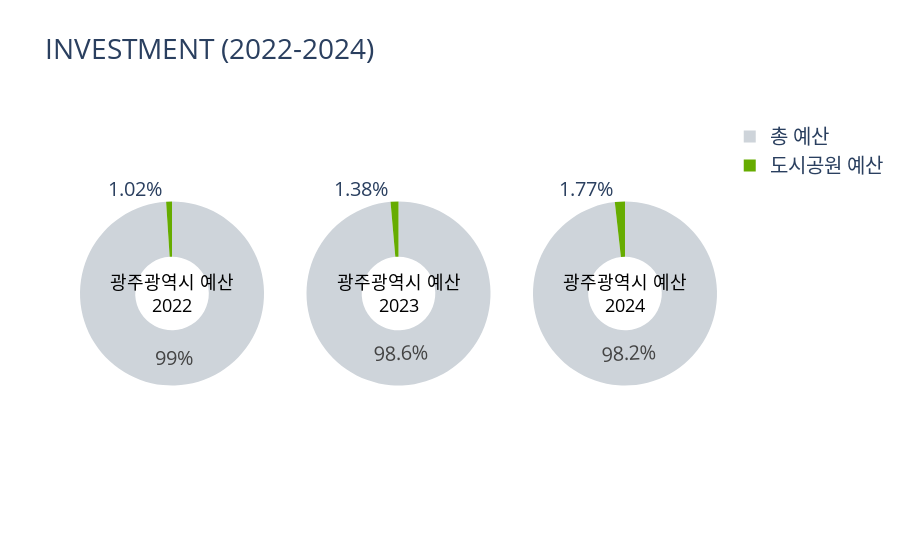

Notebook code for this chart:
### Code cell
# 레이아웃 업데이트
fig.update_layout(
    title_text="INVESTMENT (2022-2024)",
    annotations=[
        dict(text='광주광역시 예산<br>2022', x=0.145, y=0.5, font=dict(size=18,color='black'), showarrow=False, xanchor='center', yanchor='middle'),
        dict(text='광주광역시 예산<br>2023', x=0.5, y=0.5, font=dict(size=18,color='black'), showarrow=False, xanchor='center', yanchor='middle'),
        dict(text='광주광역시 예산<br>2024', x=0.855, y=0.5, font=dict(size=18,color='black'), showarrow=False, xanchor='center', yanchor='middle')
    ],
    font=dict(size=20)
)
fig.show()

### Figure 1 — Plotly figure (JSON) as saved in the notebook; plotly's stock layout.template omitted (floating-point values rounded to 4 significant figures)
{"data": [{"domain": {"x": [0, 0.2889], "y": [0, 1]}, "hole": 0.4, "labels": ["도시공원 예산", "총 예산"], "marker": {"colors": ["#66AC00", "#ced4da"]}, "name": "2022", "type": "pie", "values": [71629355, 6937797871]}, {"domain": {"x": [0.3556, 0.6444], "y": [0, 1]}, "hole": 0.4, "labels": ["도시공원 예산", "총 예산"], "marker": {"colors": ["#66AC00", "#ced4da"]}, "name": "2023", "type": "pie", "values": [98102845, 7012076187]}, {"domain": {"x": [0.7111, 1], "y": [0, 1]}, "hole": 0.4, "labels": ["도시공원 예산", "총 예산"], "marker": {"colors": ["#66AC00", "#ced4da"]}, "name": "2024", "type": "pie", "values": [122076104, 6782145378]}], "layout": {"annotations": [{"font": {"color": "black", "size": 18}, "showarrow": false, "text": "광주광역시 예산<br>2022", "x": 0.145, "xanchor": "center", "xref": "paper", "y": 0.5, "yanchor": "middle", "yref": "paper"}, {"font": {"color": "black", "size": 18}, "showarrow": false, "text": "광주광역시 예산<br>2023", "x": 0.5, "xanchor": "center", "xref": "paper", "y": 0.5, "yanchor": "middle", "yref": "paper"}, {"font": {"color": "black", "size": 18}, "showarrow": false, "text": "광주광역시 예산<br>2024", "x": 0.855, "xanchor": "center", "xref": "paper", "y": 0.5, "yanchor": "middle", "yref": "paper"}], "font": {"size": 20}, "title": {"text": "INVESTMENT (2022-2024)"}}}
